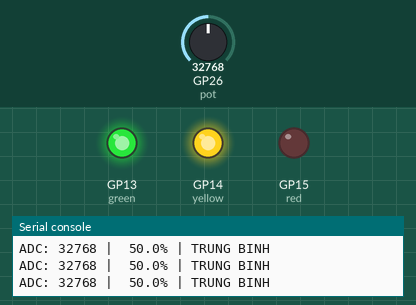
This program was run on a simulated Raspberry Pi Pico running MicroPython. On the bench: output pins drawn as LEDs (lit = HIGH), the last lines printed to the serial console. The test bench sets the inputs (shaded band); at power-on: GP26 (pot) = 32768 (analog values on the 0–65535 scale).

Above: at 1.2 s.
1.3 s: GP26 (pot) set to 42672
2.8 s: GP26 (pot) set to 43808
At 4.2 s:
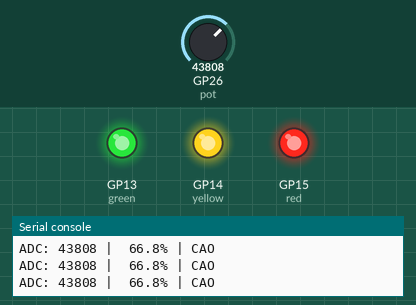
4.5 s: GP26 (pot) set to 19660
At 5.4 s:
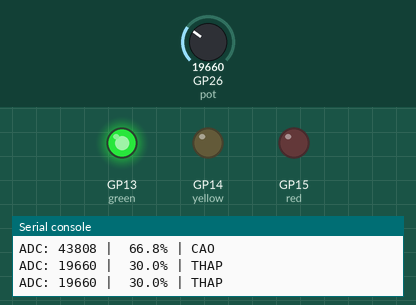
6.0 s: GP26 (pot) set to 22352
At 6.6 s:
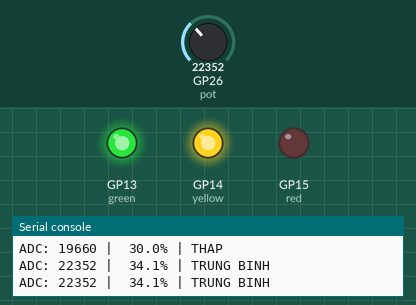
7.5 s: GP26 (pot) set to 45874
At 8.9 s:
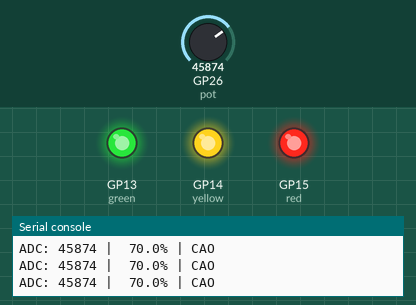
Timing chart, 0 to 10.0 s (numbered marks = the images above; inputs shaded):
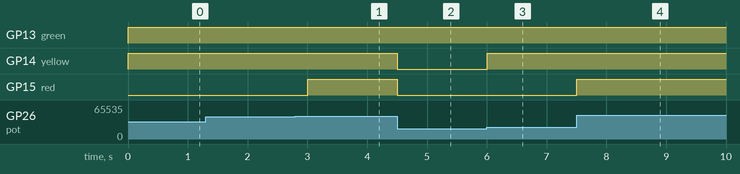

Measured:
- the behaviour switches between 43248 and 43264 on GP26 (pot) (found by bisection; images 0 and 1)
- the behaviour switches between 21616 and 21632 on GP26 (pot) (found by bisection; images 2 and 3)
- after the input at 2.8 s, GP15 (red): LOW → HIGH after 0.20 s
- after the input at 4.5 s, GP14 (yellow), GP15 (red): HIGH → LOW at once
- after the input at 6.0 s, GP14 (yellow): LOW → HIGH at once
- after the input at 7.5 s, GP15 (red): LOW → HIGH at once

The program:

project_BT3.3_N23DCCI018.py
```python
from machine import Pin, ADC
import time

pot = ADC(Pin(26))

red = Pin(15, Pin.OUT)
yellow = Pin(14, Pin.OUT)
green = Pin(13, Pin.OUT)

while True:
    raw = pot.read_u16()
    percent = raw / 65535 * 100

    if percent < 33:
        green.value(1)
        yellow.value(0)
        red.value(0)
        level = "THAP"

    elif percent < 66:
        green.value(1)
        yellow.value(1)
        red.value(0)
        level = "TRUNG BINH"

    else:
        green.value(1)
        yellow.value(1)
        red.value(1)
        level = "CAO"

    print(f"ADC: {raw:5d} | {percent:5.1f}% | {level}")

    time.sleep(0.5)
```
